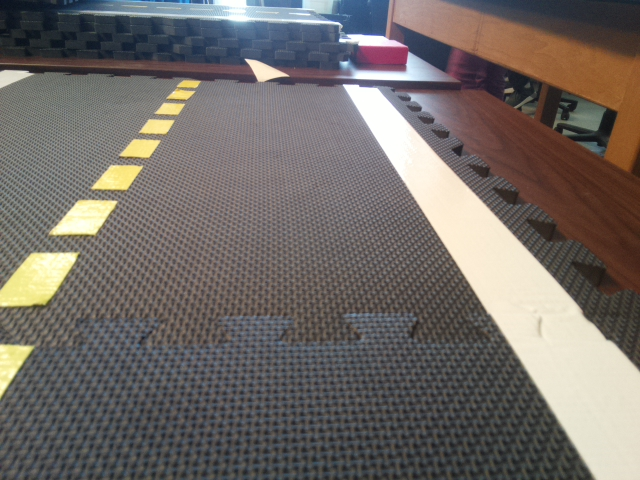
#> input picture 640Image.jpg, 640 x 480 px
$ python -i detect_rgb.py   (imports and definitions only)
#> lines starting #> are read from the running program, lines starting #| are printed output that depends on the picture; after the words box and inside, x2 and y2 are one past the last pixel; in counts of white or black regions, pixels touching at a corner belong together
import numpy as np
import cv2


def detect(img):
    img = img[int(img.shape[0]/2):int(img.shape[0]), :, :]
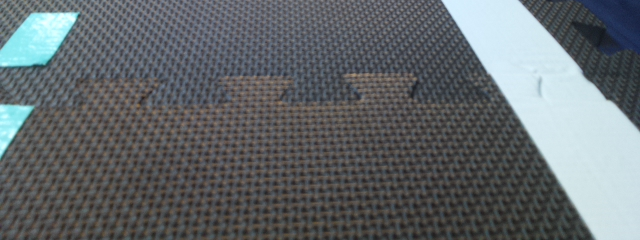
#> img: shape (240, 640, 3); mean of channels 0, 1, 2 107.7, 104.5, 99.3; drawn as B, G, R
    h, w, _ = img.shape
#> h = 240; w = 640
    img = cv2.GaussianBlur(img, (5, 5), 0)
    hsv_img = cv2.cvtColor(img, cv2.COLOR_RGB2HSV)
#> hsv_img: shape (240, 640, 3); mean H, S, V 53.6, 28.1, 110.1

    # latest
    yellow_low = np.array([26, 30, 46])
    yellow_high = np.array([34, 255, 255])

    # latest
    white_low = np.array([0, 0, 200])
    white_high = np.array([180, 30, 255])

    # latest
    red_low = np.array([0, 90, 0])
    red_high = np.array([10, 255, 255])

    mask_white = cv2.inRange(hsv_img, white_low, white_high)
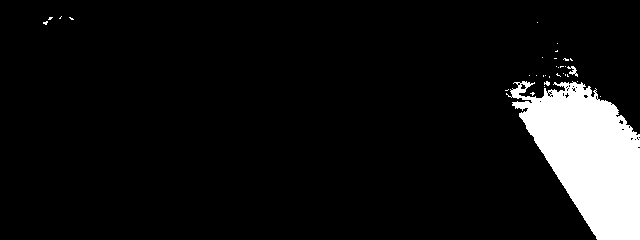
#> mask_white: shape (240, 640); 8.2% white; 32 white regions (29 under 20 px), largest, box (x1, y1, x2, y2) and area: (506, 81, 640, 240) 12351, (567, 66, 578, 77) 51, (544, 81, 550, 86) 20
    mask_yellow = cv2.inRange(hsv_img, yellow_low, yellow_high)
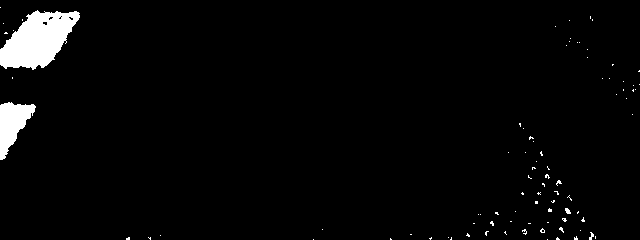
#> mask_yellow: shape (240, 640); 2.9% white; 88 white regions (84 under 20 px), largest, box (x1, y1, x2, y2) and area: (0, 10, 80, 70) 2966, (0, 102, 36, 160) 1132, (565, 208, 571, 214) 25, (589, 232, 594, 240) 22
    mask_red = cv2.inRange(hsv_img, red_low, red_high)
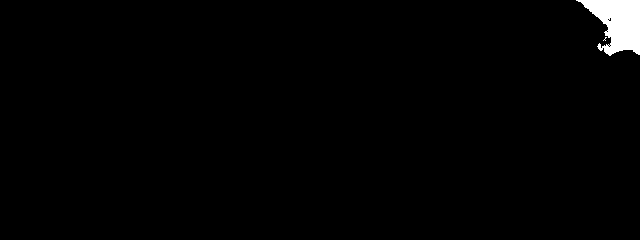
#> mask_red: shape (240, 640); 1.4% white; 2 white regions (1 under 20 px), largest, box (x1, y1, x2, y2) and area: (576, 0, 640, 56) 2135

    y_ratio = float(format((mask_yellow > 0).sum() / float(w*h), '.4f'))
#> y_ratio = 0.0295
    w_ratio = float(format((mask_white > 0).sum() / float(w*h), '.4f'))
#> w_ratio = 0.0816
    r_ratio = float(format((mask_red > 0).sum() / float(w*h), '.4f'))
#> r_ratio = 0.0139

    y_thresh = float(0.01)
    w_thresh = float(0.02)
    r_thresh = float(0.25)

    print(y_ratio, w_ratio, y_ratio)
#| 0.0295 0.0816 0.0295

    if r_ratio >= r_thresh:
        command = 'stop'
        mid = 0

    elif y_ratio < y_thresh:
        _, white_pix_c = np.where(mask_white > 0)
        if len(white_pix_c) == 0:
            mid = int(w/2)
            command = 'straight'
        else:
            mid = int(np.median(white_pix_c)/2)
            command = 'turn left'

    elif y_ratio >= y_thresh and w_ratio < w_thresh:
        _, yellow_pix_c = np.where(mask_yellow > 0)
        if len(yellow_pix_c) == 0:
            mid = int(w/2)
            command = 'straight'
        else:
            myc = np.median(yellow_pix_c)
            mid = int(myc+((w-myc)/2))
            command = 'turn right'

    elif y_ratio >= y_thresh and w_ratio >= w_thresh:
        _, white_pix_c = np.where(mask_white > 0)
#> white_pix_c = 12529 values, max 639 at index 4582, min 43 at index 24, mean 586.6
        _, yellow_pix_c = np.where(mask_yellow > 0)
#> yellow_pix_c = 4524 values, max 639 at index 2994, min 0 at index 0, mean 75.77
        if len(white_pix_c) == 0 or len(yellow_pix_c) == 0:
            mid = int(w / 2)
            command = 'straight'
        else:
            mwc = np.median(white_pix_c)
#> mwc = 590
            myc = np.median(yellow_pix_c)
#> myc = 31
            mid = int(myc + ((mwc - myc) / 2))
#> mid = 310
            command = 'straight'

    else:
        mid = -1

    return int(w/2), mid, command, [y_ratio, w_ratio, r_ratio]


# [7 lines of commented-out code are left out]

>>> import cv2
>>> picture = cv2.cvtColor(cv2.imread('../640Image.jpg'), cv2.COLOR_BGR2RGB)
>>> result = detect(picture)
#> result = (320, 310, 'straight', [0.0295, 0.0816, 0.0139])

$ run again, on path.jpg
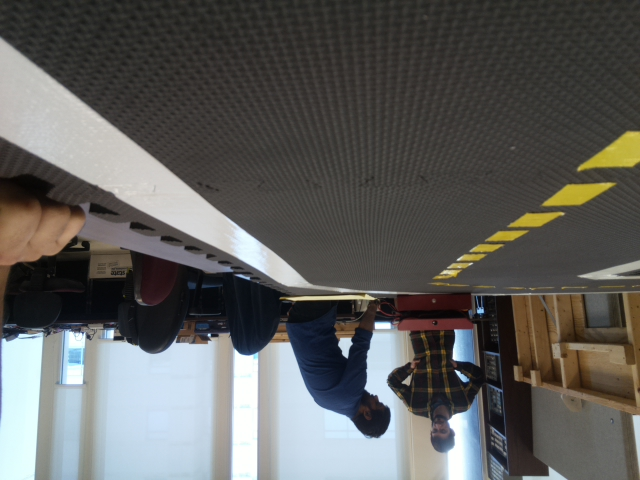
#> input picture path.jpg, 640 x 480 px
#> hsv_img: shape (240, 640, 3); mean H, S, V 68.7, 54.2, 126
#> in detect, `mask_white = cv2.inRange(hsv_img, white_low, white_high)`:
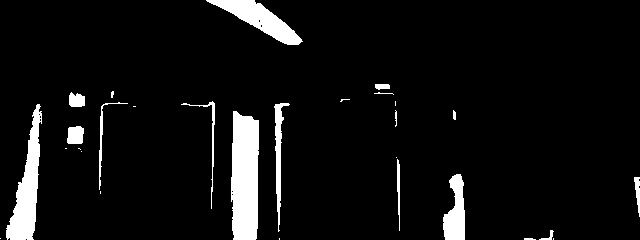
#> mask_white: shape (240, 640); 6.6% white; 29 white regions (12 under 20 px), largest, box (x1, y1, x2, y2) and area: (231, 111, 259, 240) 3226, (6, 104, 42, 240) 2157, (206, 0, 303, 45) 1614
#> mask_yellow: shape (240, 640); 0.21% white in thin lines or dots, all inside (x1, y1, x2, y2) = (281, 5, 640, 166)
#> in detect, `mask_red = cv2.inRange(hsv_img, red_low, red_high)`:
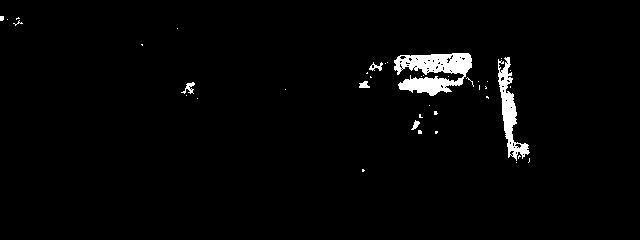
#> mask_red: shape (240, 640); 2.3% white; 40 white regions (34 under 20 px), largest, box (x1, y1, x2, y2) and area: (394, 53, 472, 96) 2003, (498, 57, 530, 161) 1088, (181, 82, 195, 94) 71, (369, 62, 383, 71) 59, (359, 81, 370, 88) 54, (411, 120, 420, 130) 43
#> y_ratio = 0.0021
#> w_ratio = 0.066
#> r_ratio = 0.0226
#| 0.0021 0.066 0.0021
#> white_pix_c = 10133 values, max 639 at index 5621, min 0 at index 9947, mean 223.6
#> mid = 122
#> result = (320, 122, 'turn left', [0.0021, 0.066, 0.0226])
